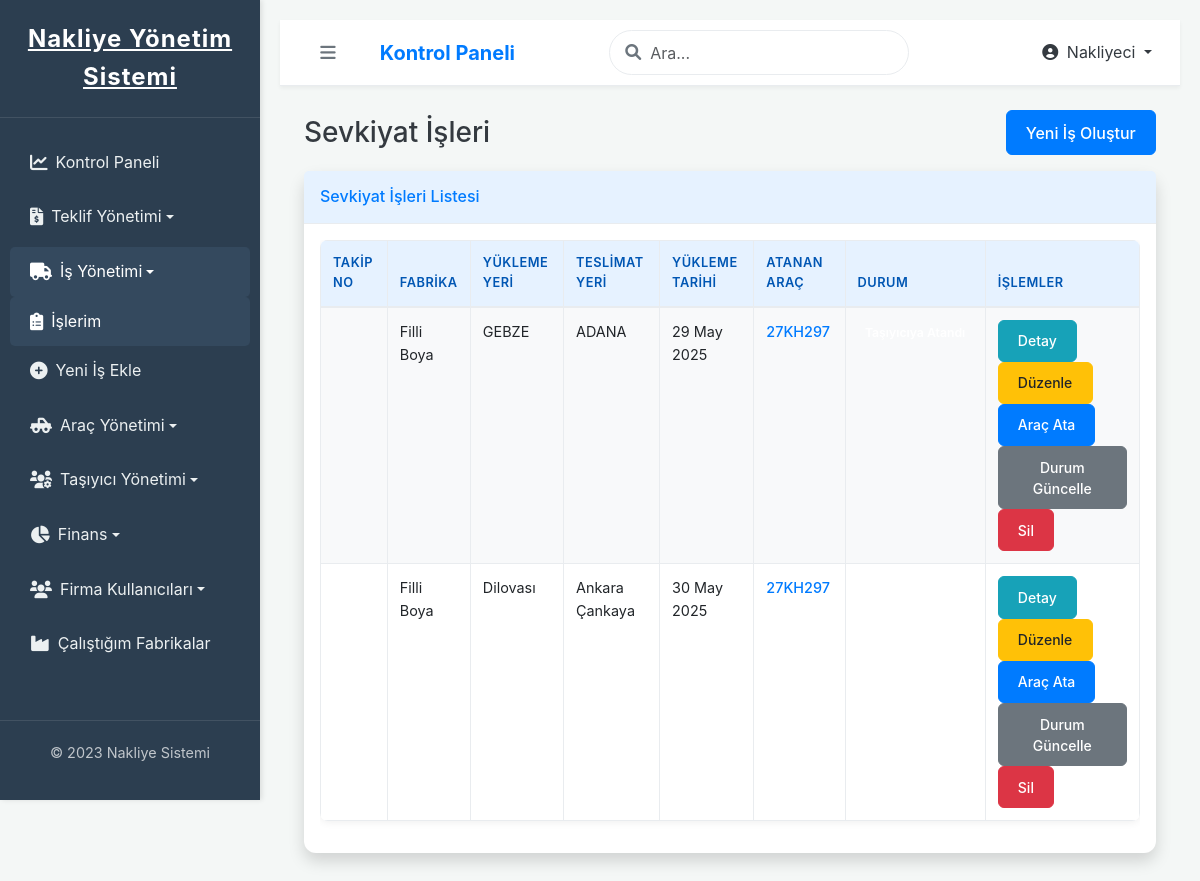
The page /nakliyeci/isler/ (signed in) on the database as committed earlier.
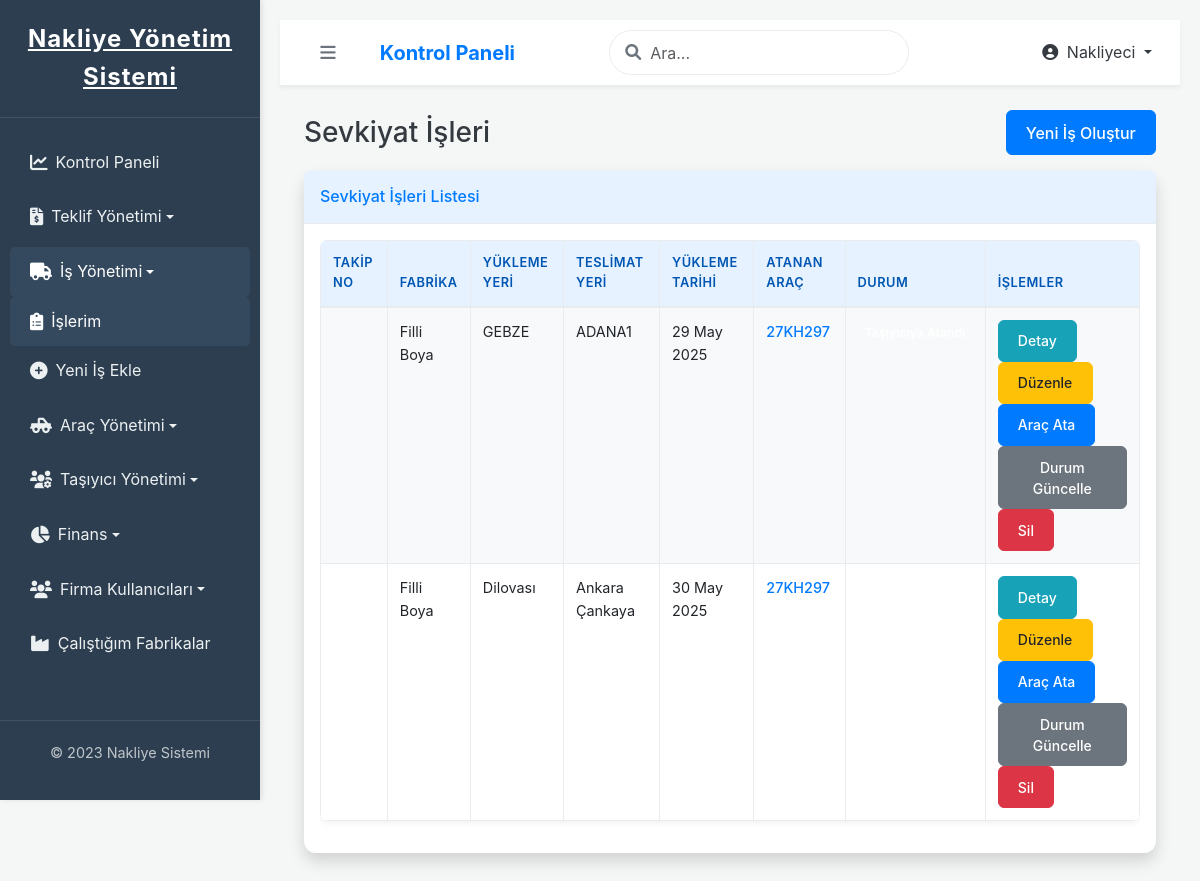
The same page on the database as committed later.
### ana_uygulama/models.py (models this page shows, shortened)
class Shipment(models.Model):
    STATUS_CHOICES = [
        ('PENDING_ASSIGNMENT', 'Atama Bekliyor'), # Tekliften sonra veya manuel oluşturulduğunda ilk durum
        ('ASSIGNED', 'Taşıyıcıya Atandı'),
        ('IN_TRANSIT', 'Yolda'),
        ('DELIVERED', 'Teslim Edildi'),
        ('BILLED', 'Faturalandırıldı'), # Fatura kesildiğinde
        ('COMPLETED', 'Tamamlandı'), # Hem teslim edildi hem de tüm süreç bitti (fatura vs.)
        ('CANCELLED', 'İptal Edildi'),
    ]
    quote_request = models.OneToOneField(
        QuoteRequest,
        on_delete=models.SET_NULL,
        null=True, blank=True,
        verbose_name="İlişkili Fiyat Teklifi",
        related_name='shipment' # Tekliften sevkiyata doğru ters ilişki için
    )
    factory = models.ForeignKey(
        Company,
        on_delete=models.PROTECT, # Fabrika silinirse sevkiyatları koru
        limit_choices_to={'company_type': 'FABRIKA'},
        related_name='shipments_as_customer_factory',
        verbose_name="Müşteri Fabrika"
    )
    shipper_company = models.ForeignKey(
        Company,
        on_delete=models.PROTECT, # Nakliyeci silinirse sevkiyatları koru
        limit_choices_to={'company_type': 'NAKLIYECI'},
        related_name='shipments_managed_by_shipper',
        verbose_name="Nakliyeci Firma"
    )
    origin = models.CharField(max_length=255, verbose_name="Yükleme Yeri")
    destination = models.CharField(max_length=255, verbose_name="Teslimat Yeri")
    load_description = models.TextField(verbose_name="Yük Açıklaması")
    pickup_date = models.DateField(verbose_name="Yükleme Tarihi")
    delivery_date = models.DateField(null=True, blank=True, verbose_name="Teslim Tarihi")
    assigned_vehicle = models.ForeignKey(
        Vehicle,
        on_delete=models.SET_NULL,
        null=True, blank=True,
        verbose_name="Atanan Araç",
        related_name='assigned_shipments' # Aracın atandığı sevkiyatları izlemek için
    )
    price_for_factory = models.DecimalField(max_digits=10, decimal_places=2, verbose_name="Fabrikaya Kesilecek Fiyat (TL)")
    cost_for_shipper = models.DecimalField(max_digits=10, decimal_places=2, null=True, blank=True, verbose_name="Nakliyeciye Maliyet (Taşıyıcıya Ödenen) (TL)")
    status = models.CharField(max_length=20, choices=STATUS_CHOICES, default='PENDING_ASSIGNMENT', verbose_name="Durum")
    created_by_user = models.ForeignKey(
        CustomUser,
        on_delete=models.SET_NULL,
        null=True, blank=True,
        related_name='shipments_created',
        verbose_name="Oluşturan Nakliyeci Kullanıcı"
    )
    created_at = models.DateTimeField(auto_now_add=True, verbose_name="Oluşturulma Tarihi")
    updated_at = models.DateTimeField(auto_now=True, verbose_name="Son Güncelleme Tarihi")
    class Meta:
        verbose_name = "İş / Sevkiyat"
        verbose_name_plural = "İşler / Sevkiyatlar"
        ordering = ['-created_at']

class Company(models.Model):
    COMPANY_TYPE_CHOICES = [
        ('FABRIKA', 'Fabrika'),
        ('NAKLIYECI', 'Nakliyeci'),
    ]
    name = models.CharField(max_length=255, verbose_name="Firma Adı")
    company_type = models.CharField(max_length=10, choices=COMPANY_TYPE_CHOICES, verbose_name="Firma Tipi")
    address = models.TextField(blank=True, null=True, verbose_name="Adres")
    phone = models.CharField(max_length=20, blank=True, null=True, verbose_name="Telefon")
    email = models.EmailField(blank=True, null=True, verbose_name="E-posta")
    tax_id_number = models.CharField(max_length=20, blank=True, null=True, verbose_name="Vergi Numarası")
    is_active = models.BooleanField(default=True, verbose_name="Aktif mi?")
    created_at = models.DateTimeField(auto_now_add=True)
    updated_at = models.DateTimeField(auto_now=True)
    class Meta:
        verbose_name = "Firma"
        verbose_name_plural = "Firmalar"
        ordering = ['name']

class Vehicle(models.Model):
    VEHICLE_TYPE_CHOICES = [
        ('CEKICI', 'Çekici'),
        ('DORSE', 'Dorse'),
        ('KAMYON', 'Kamyon'),
        ('KAMYONET', 'Kamyonet'),
        ('MUTEAHHIT', 'Müteahhit (İş Makinesi)'),
        ('DIGER', 'Diğer'),
    ]
    carrier = models.ForeignKey(
        Carrier,
        on_delete=models.CASCADE, # Taşıyıcı silinirse araçları da silinir.
        related_name='vehicles',
        verbose_name="Araç Sahibi (Taşıyıcı)",
    )
    plate_number = models.CharField(max_length=20, unique=True, verbose_name="Plaka Numarası")
    vehicle_type = models.CharField(max_length=20, choices=VEHICLE_TYPE_CHOICES, default='KAMYON', verbose_name="Araç Tipi")
    capacity_ton = models.DecimalField(max_digits=6, decimal_places=2, null=True, blank=True, verbose_name="Kapasite (Ton)")
    capacity_m3 = models.DecimalField(max_digits=6, decimal_places=2, null=True, blank=True, verbose_name="Kapasite (m³)")
    driver_name = models.CharField(max_length=100, verbose_name="Sürücü Adı Soyadı", blank=True, null=True)
    driver_phone = models.CharField(max_length=20, blank=True, null=True, verbose_name="Sürücü Telefonu")
    license_plate_image = models.FileField(
        upload_to='vehicle_documents/plate_images/',
        blank=True,
        null=True,
        verbose_name="Sürücü Belgesi Görseli",
        validators=[FileExtensionValidator(allowed_extensions=['pdf', 'jpg', 'jpeg', 'png'])]
    )
    vehicle_license_image = models.FileField(
        upload_to='vehicle_documents/vehicle_licenses/',
        blank=True,
        null=True,
        verbose_name="Araç Ruhsat Görseli",
        validators=[FileExtensionValidator(allowed_extensions=['pdf', 'jpg', 'jpeg', 'png'])]
    )
    insurance_document = models.FileField(
        upload_to='vehicle_documents/insurances/',
        blank=True,
        null=True,
        verbose_name="Sigorta Poliçesi (PDF/Resim)",
        validators=[FileExtensionValidator(allowed_extensions=['pdf', 'jpg', 'jpeg', 'png'])]
    )
    inspection_document = models.FileField(
        upload_to='vehicle_documents/inspections/',
        blank=True,
        null=True,
        verbose_name="Muayene Belgesi (PDF/Resim)",
        validators=[FileExtensionValidator(allowed_extensions=['pdf', 'jpg', 'jpeg', 'png'])]
    )
    insurance_expiry_date = models.DateField(blank=True, null=True, verbose_name="Sigorta Bitiş Tarihi")
    inspection_expiry_date = models.DateField(blank=True, null=True, verbose_name="Muayene Bitiş Tarihi")
    is_active = models.BooleanField(default=True, verbose_name="Aktif mi?")
    created_at = models.DateTimeField(auto_now_add=True)
    updated_at = models.DateTimeField(auto_now=True)
    class Meta:
        verbose_name = "Araç"
        verbose_name_plural = "Araçlar"
        ordering = ['plate_number']

### ana_uygulama/views.py (the view, shortened to what this page needs)
# urls.py: path('nakliyeci/isler/', views.shipment_list_nakliyeci_view, name='shipment_list_nakliyeci_view'),
@login_required
def shipment_list_nakliyeci_view(request):
    if not request.user.company or request.user.company.company_type != 'NAKLIYECI':
        messages.error(request, "Bu sayfaya erişim izniniz yok.")
        return redirect('ana_uygulama:dashboard')
    base_queryset = Shipment.objects.filter(
        shipper_company=request.user.company
    ).select_related('factory', 'assigned_vehicle', 'quote_request').order_by('-created_at')
    status_filter = request.GET.get('status')
    page_title_suffix = ""
    status_display_name = ""
    shipments = base_queryset
    context = {
        'shipments': shipments,
        'page_title': f"İşlerim{page_title_suffix}",
        'thirty_days_later': timezone.now().date() + timedelta(days=30),
        'current_status_filter': status_filter,
        'status_display_name_for_filter': status_display_name,
        'status_choices': Shipment.STATUS_CHOICES, # For filter in template
    }
    return render(request, 'ana_uygulama/nakliyeci/shipment_list.html', context)

### ana_uygulama/templates/ana_uygulama/nakliyeci/shipment_list.html (shortened to what this page needs)
{% extends "base.html" %}
{% load static %}
{% load humanize %}
{% block content %}
<div class="container-fluid">
    <div class="d-flex justify-content-between align-items-center mb-3">
        <h1 class="h3 mb-0 text-gray-800">Sevkiyat İşleri</h1>
        <a href="{% url 'ana_uygulama:shipment_create_nakliyeci_view' %}" class="btn btn-primary">Yeni İş Oluştur</a>
    </div>
    <div class="card shadow mb-4">
        <div class="card-header py-3">
            <h6 class="m-0 font-weight-bold text-primary">Sevkiyat İşleri Listesi</h6>
        </div>
        <div class="card-body">
            <div class="table-responsive">
                {% if shipments %}
                <table class="table table-bordered table-striped table-hover" id="dataTable" width="100%" cellspacing="0">
                    <thead>
                        <tr>
                            <th>Takip No</th>
                            <th>Fabrika</th>
                            <th>Yükleme Yeri</th>
                            <th>Teslimat Yeri</th>
                            <th>Yükleme Tarihi</th>
                            <th>Atanan Araç</th>
                            <th>Durum</th>
                            <th>İşlemler</th>
                        </tr>
                    </thead>
                    <tbody>
                        {% for shipment in shipments %}
                        <tr>
                            <td>{{ shipment.tracking_number }}</td>
                            <td>{{ shipment.factory.name }}</td>
                            <td>{{ shipment.origin }}</td>
                            <td>{{ shipment.destination }}</td>
                            <td>{{ shipment.pickup_date|date:"d M Y" }}</td>
                            <td>
                                {% if shipment.assigned_vehicle %}
                                    <a href="{% url 'ana_uygulama:vehicle_detail_nakliyeci_view' shipment.assigned_vehicle.id %}" class="text-primary text-decoration-none">
                                        {{ shipment.assigned_vehicle.plate_number }}
                                    </a>
                                {% else %}
                                    Atanmadı
                                {% endif %}
                            </td>
                            <td>
                                <span class="badge {% if shipment.status == 'PENDING' %}badge-pending{% elif shipment.status == 'ASSIGNED' %}badge-assigned{% elif shipment.status == 'IN_TRANSIT' %}badge-in-transit{% elif shipment.status == 'DELIVERED' %}badge-delivered{% elif shipment.status == 'COMPLETED' %}badge-completed{% elif shipment.status == 'CANCELLED' %}badge-cancelled{% endif %}">
                                </span>
                            </td>
                            <td>
                                <a href="{% url 'ana_uygulama:shipment_detail_nakliyeci_view' shipment.id %}" class="btn btn-info btn-sm">Detay</a>
                                <a href="{% url 'ana_uygulama:shipment_update_nakliyeci_view' shipment.id %}" class="btn btn-warning btn-sm">Düzenle</a>
                                <a href="{% url 'ana_uygulama:assign_vehicle_to_shipment_view' shipment.id %}" class="btn btn-primary btn-sm">Araç Ata</a>
                                <a href="{% url 'ana_uygulama:update_shipment_status_nakliyeci_view' shipment.id %}" class="btn btn-secondary btn-sm">Durum Güncelle</a>
                                <a href="{% url 'ana_uygulama:shipment_delete_nakliyeci_view' shipment.id %}" class="btn btn-danger btn-sm">Sil</a>
                            </td>
                        </tr>
                        {% endfor %}
                    </tbody>
                </table>
                {% else %}
                <div class="alert alert-info text-center" role="alert">
                    Henüz kayıtlı sevkiyat işiniz bulunmamaktadır.
                </div>
                {% endif %}
            </div>
        </div>
    </div>
</div>
{% endblock content %}

Rows that differ between the two databases and show on the page:
changed Shipment "GEBZE": destination "ADANA" → "ADANA1"
